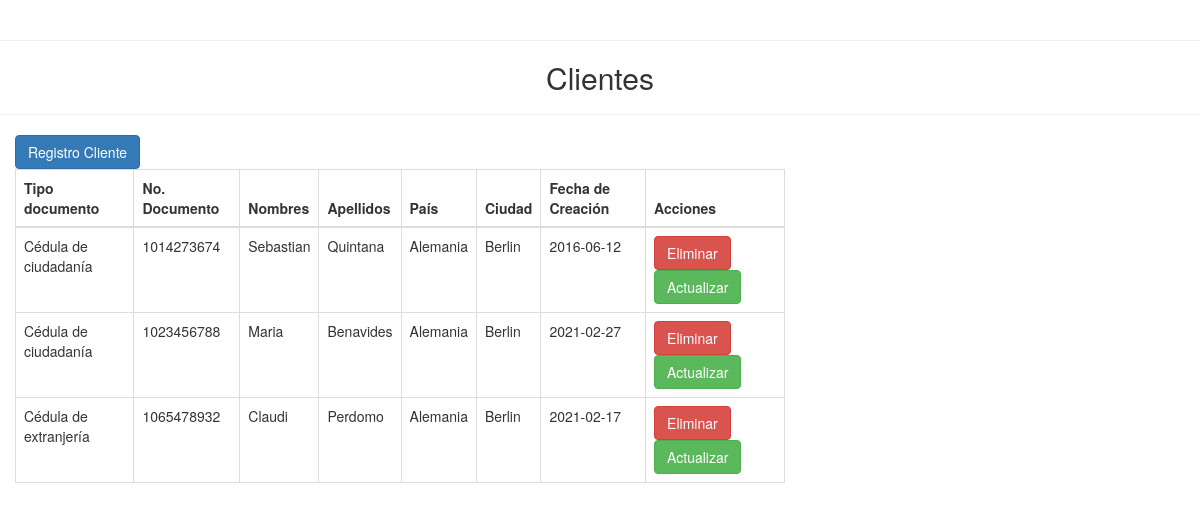
The app's page /Modulos/Clientes.php with its own data.
### tables this page shows
CREATE TABLE `clientes` (
  `Id` int(11) NOT NULL,
  `Id_Usuario` int(11) NOT NULL,
  `Fecha_Creacion` date NOT NULL,
  `Id_ciudad` int(11) NOT NULL,
  `Id_pais` int(11) NOT NULL
);

CREATE TABLE `tipo_documento` (
  `Id` int(11) NOT NULL,
  `Tipo_documento` varchar(45) NOT NULL
);

CREATE TABLE `usuarios` (
  `Documento` int(11) NOT NULL,
  `Nombres` varchar(45) NOT NULL,
  `Apellidos` varchar(45) NOT NULL,
  `Id_Tipo_Documento` int(11) NOT NULL
);

CREATE TABLE `pais` (
  `Id` int(11) NOT NULL,
  `Pais` varchar(45) NOT NULL
);

CREATE TABLE `ciudades` (
  `Id` int(11) NOT NULL,
  `Ciudad` varchar(20) NOT NULL,
  `Id_pais` int(11) NOT NULL
);

### Modulos/Clientes.php (the view, shortened to what this page needs)
<!Doctype html>
<html lang="es">
	<head>
		<link rel="stylesheet" type="text/css" href="../Boostrap/css/bootstrap.min.css">
	</head>
	<br/>
	<body>
		<hr>
		<h2 style="text-align: center;">Clientes</h2>
		<hr>
		<div class="container-fluid">
			<div class="row justify-content-between" >
				<div class="col-md-8">
					<button type="button" class="btn btn-primary" data-toggle="modal" data-target="#myModal">Registro Cliente</button>
					<table class="table table-bordered">
						<thead>
							<tr>
								<th>Tipo documento</th>
								<th>No. Documento</th>
								<th>Nombres</th>
								<th>Apellidos</th>
								<th>País</th>
								<th>Ciudad</th>
								<th>Fecha de Creación</th>
								<th>Acciones</th>
							</tr>
						</thead>
						<tbody>
							<?php
								require_once "../php/Conexion.php";
								$query = "select tipo_documento.Tipo_documento, usuarios.Documento,usuarios.Nombres,usuarios.Apellidos,Pais.pais,Ciudades.ciudad, Clientes.Fecha_Creacion from clientes inner join usuarios on clientes.id_usuario = usuarios.documento  inner join pais on clientes.Id_Pais = pais.Id  inner join ciudades on clientes.Id_ciudad = ciudades.Id inner join tipo_documento on usuarios.id_Tipo_Documento = tipo_documento.Id";
								$results_tasks = mysqli_query($mysqli, $query);
								while($row = mysqli_fetch_assoc($results_tasks)) {
							?>
							<tr>
								<td><?php echo $row['Tipo_documento']; ?></td>
								<td><?php echo $row['Documento']; ?></td>
								<td><?php echo $row['Nombres']; ?></td>
								<td><?php echo $row['Apellidos']; ?></td>
								<td><?php echo $row['pais']; ?></td>
								<td><?php echo $row['ciudad']; ?></td>
								<td><?php echo $row['Fecha_Creacion']; ?></td>
								<td>
									<a href="../Crud/EliminarCliente.php?Documento=<?php echo $row['Documento']?>" class="btn btn-danger">Eliminar</a>
									<a href="../Crud/ActualizarCliente.php?Documento=<?php echo $row['Documento']?>" class="btn btn-success">Actualizar</a>
								</td>
							</tr>
							<?php
							}
							 ?>
						</tbody>
					</table>
				</div>
			</div>
		</div>
	</body>
</html>

### records on screen
clientes: tipo_documento.Tipo_documento "Cédula de ciudadanía", Id_Usuario.Documento "1014273674", Id_Usuario.Nombres "Sebastian", Id_Usuario.Apellidos "Quintana", Id_pais.Pais "Alemania", Id_ciudad.Ciudad "Berlin", Fecha_Creacion "2016-06-12"
clientes: tipo_documento.Tipo_documento "Cédula de ciudadanía", Id_Usuario.Documento "1023456788", Id_Usuario.Nombres "Maria", Id_Usuario.Apellidos "Benavides", Id_pais.Pais "Alemania", Id_ciudad.Ciudad "Berlin", Fecha_Creacion "2021-02-27"
clientes: tipo_documento.Tipo_documento "Cédula de extranjería", Id_Usuario.Documento "1065478932", Id_Usuario.Nombres "Claudi", Id_Usuario.Apellidos "Perdomo", Id_pais.Pais "Alemania", Id_ciudad.Ciudad "Berlin", Fecha_Creacion "2021-02-17"
